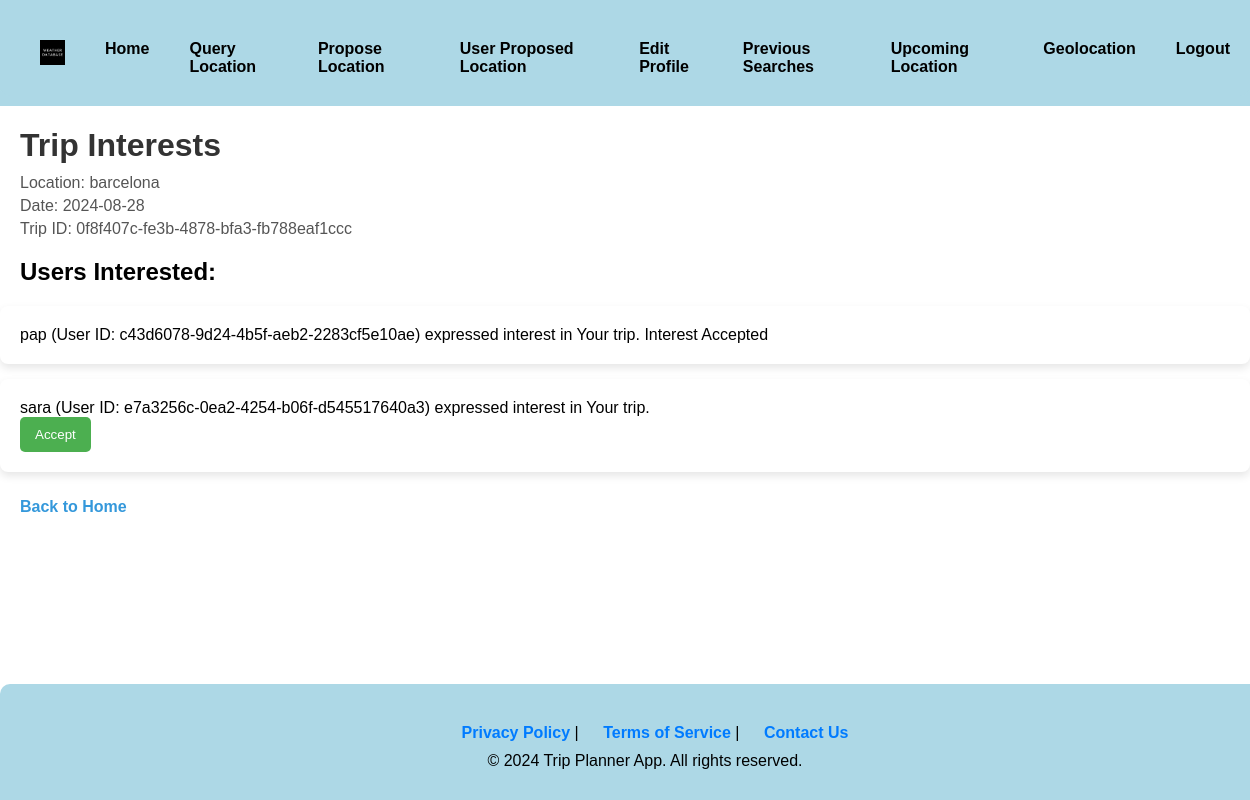
Page /tripInterests/0f8f407c-fe3b-4878-bfa3-fb788eaf1ccc on the committed database.
### main.py (models this page shows, shortened)
class ProposedTrip(db.Model):
    id = db.Column(db.Integer, primary_key=True)
    user_id = db.Column(db.String(36), nullable=False)
    trip_id = db.Column(db.String(36), unique=True, nullable=False)
    location = db.Column(db.String(100), nullable=False)
    date = db.Column(db.String(20), nullable=False)
    weather = db.Column(db.String(2000), nullable=False)
    interest_count = db.Column(db.Integer, default=0)

class User(db.Model):
    id = db.Column(db.Integer, primary_key=True)
    username = db.Column(db.String(50), unique=True, nullable=False)
    password = db.Column(db.String(200), nullable=False)
    user_id = db.Column(db.String(36), unique=True, nullable=True)  #user id column

class Interest(db.Model):
    id = db.Column(db.Integer, primary_key=True)
    user_id = db.Column(db.String(36), db.ForeignKey('user.user_id'), nullable=False)
    expressing_user_id = db.Column(db.String(36), nullable=False)
    trip_id = db.Column(db.String(36), db.ForeignKey('proposed_trip.trip_id'), nullable=False)
    accepted = db.Column(db.Boolean, default=False)

### main.py (the view)
@app.route('/tripInterests/<trip_id>', methods=['GET'])
def trip_interests(trip_id):
    try:
        proposed_trip = ProposedTrip.query.filter_by(trip_id=trip_id).first()
        if not proposed_trip:
            return "Error: Proposed Trip not found."
        interests = Interest.query.filter_by(trip_id=trip_id).all()
        return render_template('tripInterests.html', proposed_trip=proposed_trip, interests=interests,
                               fetch_user_by_id=fetch_user_by_id)
    except SQLAlchemyError as db_error:
        error_message = f"Database error: {str(db_error)}"
        app.logger.error(error_message)  # Log the error
        return render_template('error.html', error_message=error_message), 500
    except Exception as e:
        error_message = f"An unexpected error occurred: {str(e)}"
        app.logger.error(error_message)  # Log the error
        return render_template('error.html', error_message=error_message), 500

### main.py (called while the page is built)
def fetch_user_by_id(user_id):
    user = User.query.filter_by(user_id=user_id).first()
    return user

### templates/tripInterests.html (shortened to what this page needs)
<!DOCTYPE html>
<html lang="en">
<head>
</head>
<body>
  <header>
        <nav>
             <div class="logo">
                <a href="{{ url_for('runIndex') }}">
                    <img src="../static/images/weather.jpg" alt="Logo">
                </a>
            </div>
            <a href="{{ url_for('runIndex') }}">Home</a>
            <a href="{{ url_for('query') }}">Query Location</a>
            <a href="{{ url_for('proposed_trips') }}">Propose Location</a>
            <a href="{{ url_for('user_proposed_trips') }}">User Proposed Location</a>
            <a href="{{ url_for('edit_profile') }}">Edit Profile</a>
            <a href="{{ url_for('past_trips') }}">Previous Searches</a>
            <a href="{{ url_for('present_trips') }}">Upcoming Location</a>
            <a id="geolocation-link" href="{{ url_for('geolocation') }}">Geolocation</a>
            <a href="/">Logout</a>
        </nav>
    </header>
      <h1>Trip Interests</h1>
  <p>Location: {{ proposed_trip.location }}</p>
  <p>Date: {{ proposed_trip.date }}</p>
  <p>Trip ID: {{ proposed_trip.trip_id }}</p>
  <h2>Users Interested:</h2>
  <ul>
  {% for interest in interests %}
      {% if interest.expressing_user_id == proposed_trip.user_id %}
          <li>{{ proposed_trip.creator_username }} (User ID: {{ proposed_trip.user_id }}) created the trip.</li>
      {% else %}
          {% set user = fetch_user_by_id(interest.expressing_user_id) %}
          <li>
              {{ user.username }} (User ID: {{ user.user_id }}) expressed interest in Your trip.
              {% if not interest.accepted %}
                  <form method="post" action="{{ url_for('accept_interest', interest_id=interest.id) }}">
                      <button type="submit">Accept</button>
                  </form>
              {% else %}
                  <span>Interest Accepted</span>
              {% endif %}
          </li>
      {% endif %}
  {% endfor %}
 </ul>
  <a href="{{ url_for('runIndex') }}">Back to Home</a>
  <footer>
        <p><a href="#">Privacy Policy</a> | <a href="#">Terms of Service</a> | <a href="mailto:support@weatherapp.com">Contact Us</a></p>
         <p>&copy; 2024 Trip Planner App. All rights reserved.</p>
    </footer>
</body>
</html>

### templates/tripInterests.html (style rules this page uses)
body { font-family: Arial, sans-serif; background-color: white; padding: 0px; margin-left: 0px; margin-right: 0px ; margin-top: 0px; }
header { background-color: lightblue; padding: 10px 0; }
nav { display: flex; justify-content: space-around; background-color: lightblue; padding: 10px; border-radius: 0 0 10px 10px; }
nav a { color: #007bff; text-decoration: none; padding: 10px; border-radius: 5px; transition: background-color 0.3s; }
h1 { color: #333; margin-bottom: 10px; margin-left: 20px; }
h2 { margin-left: 20px; }
p { color: #555; margin: 5px 0; margin-left: 20px; }
ul { list-style-type: none; padding: 0; }
li { margin-bottom: 15px; background-color: #fff; padding: 20px; border-radius: 8px; box-shadow: 0 4px 8px rgba(0, 0, 0, 0.1); text-align: left; }
button { background-color: #4CAF50; color: white; padding: 10px 15px; border: none; border-radius: 5px; cursor: pointer; transition: background-color 0.3s; }
a { color: #3498db; text-decoration: none; display: inline-block; margin-top: 10px; font-weight: bold; margin-left: 20px; }
nav { display: flex; justify-content: space-around; }
nav a { color: black; text-decoration: none; padding: 10px; border-radius: 5px; transition: background-color 0.3s; }
footer { background-color: lightblue; color: #fff; padding: 20px; text-align: center; border-radius: 10px 10px 0 0; width: 100%; position: absolute; bottom: 0; left: 0; }
footer p { margin: 10px 0; color: black; }
footer a { color: #007bff; text-decoration: none; }
.logo { margin-right: 0px; }
.logo img { height: 25px; width: 25px; }

### rows in the picture
ProposedTrip: location "barcelona", date "2024-08-28", trip_id "0f8f407c-fe3b-4878-bfa3-fb788eaf1ccc"
Interest: accepted "Interest Accepted"
User: username "pap", user_id "c43d6078-9d24-4b5f-aeb2-2283cf5e10ae"
User: username "sara", user_id "e7a3256c-0ea2-4254-b06f-d545517640a3"
